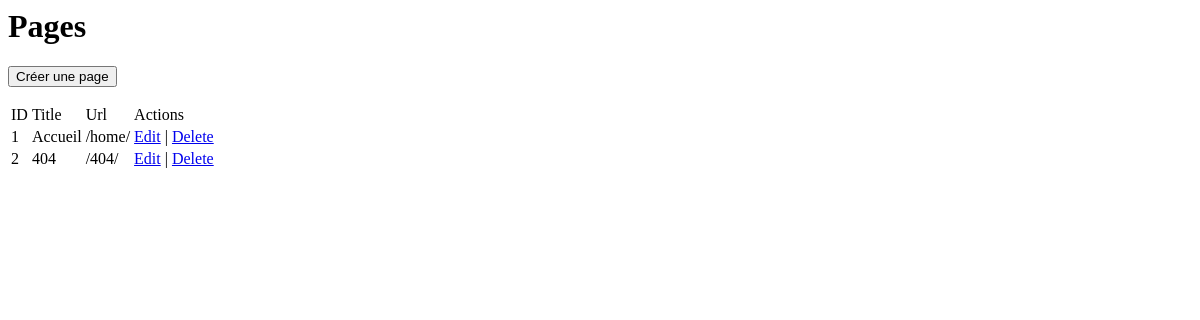
Page /modules/SK_Administrator/view/pages.php on the earlier database version.
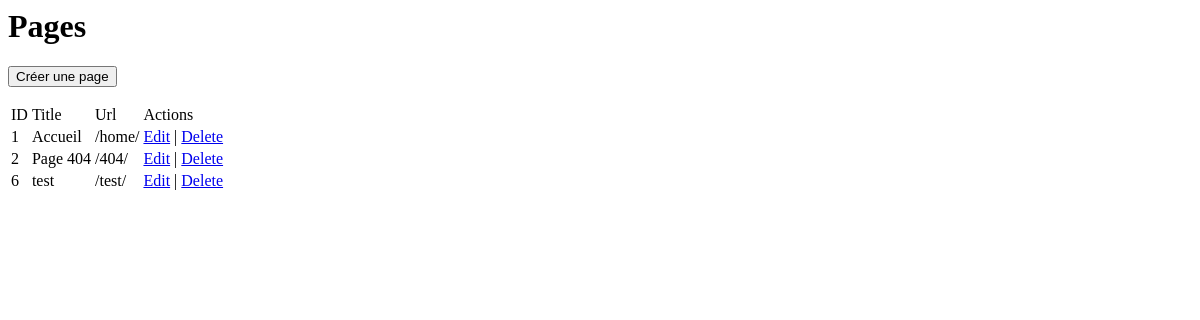
Same page on the later database version.
### tables this page shows
CREATE TABLE IF NOT EXISTS `sk_pages` (
  `id` int(11) NOT NULL AUTO_INCREMENT,
  `page_title` varchar(255) NOT NULL,
  `content` text NOT NULL,
  `url` varchar(255) NOT NULL,
  PRIMARY KEY (`id`)
);

### core/classes/SK_Persist.php (called while the page is built, shortened)
<?php
class SK_Persist {
    function SK_Persist()
    {
        $this->host="localhost";
        $this->dbname="SKCms";
        $this->user = "root";
        $this->pass = "root";
    }
    function Connect()
    {
        return new PDO("mysql:host=$this->host;dbname=$this->dbname", $this->user, $this->pass, array(PDO::MYSQL_ATTR_INIT_COMMAND => 'SET NAMES utf8'));
    }
    function GetData($table, $key, $where="1=1")
    {
        $db = $this->Connect();
        $result=$db->query("SELECT ".$key." FROM ".$table." WHERE ".$where);
        $result->setFetchMode(PDO::FETCH_OBJ);
        return $result->fetchAll();
    }
}

### modules/SK_Administrator/view/pages.php (the view, shortened to what this page needs)
<?php
if(isset($_GET['k']))
{
    $k = $_GET['k'];
    if($k=="new")
    {
        ?>
        <script src="http://ajax.googleapis.com/ajax/libs/jquery/1.9.1/jquery.min.js"></script>
        <script src="/libs/ckeditor/ckeditor.js"></script>
        <script src="/libs/ckeditor/adapters/jquery.js"></script>
        <script>
            CKEDITOR.disableAutoInline = true;
            $( document ).ready( function() {
                $( '#editor' ).ckeditor(); // Use CKEDITOR.replace() if element is <textarea>.
            } );
            function setValue() {
                $( '#editor1' ).val( $( 'input#val' ).val() );
            }
            function savePage(){
                $.post( "/modules/SK_Administrator/api/savePage.php", { title:$('#title').val(), content:$('#editor').val(),url:$('#url').val() } )
                    .done(function( data ) {
                        alert( "Serveur answer :" + data );
                    });
            }
        </script>
        <h1>Create a new page</h1>
        <input type="text" name="title" id="title" value="" placeholder="Your title">
        TODO: Verifier que l'url entrée est unique.
        Ps : respecter la forme suivant : /mon-url/, avec les "/". La page sera donc accessible via http://monsite.fr/mon-url/
        <input type="text" name="url" id="url" value="" placeholder="The entry-point url">
        <textarea cols="80" id="editor" name="editor" rows="10">
        </textarea>
        <p><button onclick="savePage()">Valider</button></p>
    <?php
    }
    else
    {
        $db = new SK_Persist();
        $t = $db->GetFirstData("sk_pages","page_title,content","id='".$_GET['k']."'");
        $title = $t->page_title;
        $content = $t->content;
        ?>
        <script src="http://ajax.googleapis.com/ajax/libs/jquery/1.9.1/jquery.min.js"></script>
        <script src="/libs/ckeditor/ckeditor.js"></script>
        <script src="/libs/ckeditor/adapters/jquery.js"></script>
        <script>
            CKEDITOR.disableAutoInline = true;
            $( document ).ready( function() {
                $( '#editor' ).ckeditor(); // Use CKEDITOR.replace() if element is <textarea>.
            } );
            function setValue() {
                $( '#editor1' ).val( $( 'input#val' ).val() );
            }
            function editText(){
                $.post( "/modules/SK_Administrator/api/editPage.php", { id: $('#id_page').val(), title:$('#title').val(), content:$('#editor').val() } )
                    .done(function( data ) {
                        alert( "Serveur answer :" + data );
                    });
            }
        </script>
        <h1>Edit page</h1>
        <input type="text" name="title" id="title" value="<?php echo $title; ?>">
        <input type="hidden" name="id_page" id="id_page" value="<?php echo $_GET['k'] ?>">
        <textarea cols="80" id="editor" name="editor" rows="10">
            <?php echo $content; ?>
        </textarea>
        <p><button onclick="editText()">Valider</button></p>
    <?php
    }
}
else
{
    $db = new SK_Persist();
    $t = $db->GetData("sk_pages","id,page_title,content,url");
    $html = "";
    foreach($t as $val)
    {
        $html.="<tr>";
        $html.="<td>".$val->id."</td>";
        $html.="<td>".$val->page_title."</td>";
        $html.="<td>".$val->url."</td>";
        $html.="<td><a href='".$val->id."'>Edit</a> | <a href='#' onclick=\"if(confirm('Sure?')){deletePage(".$val->id.");}return false;\">Delete</a></td>";
        $html.="</tr>";
    }
    ?>
    <h1>Pages</h1>
    <p><button onclick="location.href='/admin/pages/new'">Créer une page</button></p>
    <table>
        <thead class="first">
        <td>ID</td>
        <td>Title</td>
        <td>Url</td>
        <td>Actions</td>
        </thead>
        <?php echo $html; ?>
    </table>
    <?php
}
?>

Differences in the rows shown:
changed sk_pages id 2: page_title "404" → "Page 404"
added sk_pages: id "6", page_title "test", url "/test/"
